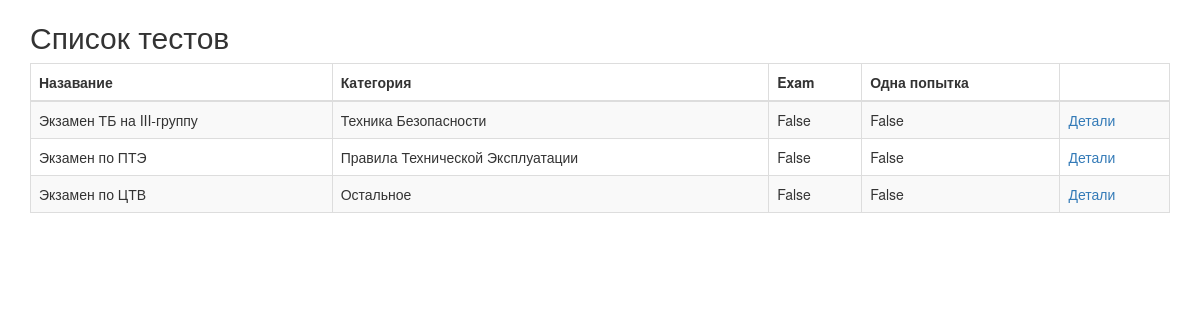
The page /quiz/list/ on the database as committed earlier.
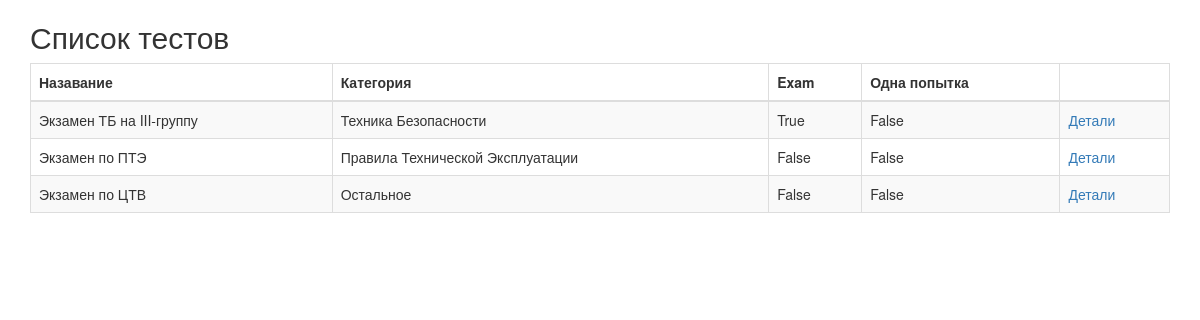
The same page on the database as committed later.
### quiz/models.py (models this page shows, shortened)
class Quiz(models.Model):
    title = models.CharField(
        verbose_name=("Название теста"),
        max_length=60, blank=False, help_text=("Введите название теста"))
    description = models.TextField(
        verbose_name=("Описание теста"),
        blank=True, help_text=("Введите описание теста"))
    url = models.SlugField(
        max_length=60, blank=False,
        help_text=("Читаемая url-ссылка для пользователя"),
        verbose_name=("user friendly url"))
    category = models.ForeignKey(
        Category, null=True, blank=True, on_delete=models.CASCADE,
        verbose_name=("Категория"))
    random_order = models.BooleanField(
        blank=False, default=True,
        verbose_name=("Случайная последовательность выдачи вопросов"),
        help_text=("Если да, показывает вопросы в случайной последовательности"))
    max_questions = models.PositiveIntegerField(
        blank=True, null=True, verbose_name=("Максимальное кол-во вопросов"),
        help_text=("Максимальное количество вопросов за одну попытку сдачи теста"))
    answers_at_end = models.BooleanField(
        blank=False, default=False,
        help_text=("Если да, после ответа пользователя на вопрос, будет показан правильный вариант"),
        verbose_name=("Правильный ответ в конце"))
    exam_paper = models.BooleanField(
        blank=False, default=False,
        help_text=("Если да, то результат каждой попытки"
                    " будет сохраняться. Необходимо для маркировки."),
        verbose_name=("Результат теста"))
    single_attempt = models.BooleanField(
        blank=False, default=False,
        help_text=("Если да, то будет разрешена только одна попытка сдачи теста."
                    " Незарегиситрированные пользователи не смогут сдать экзамен."),
        verbose_name=("Одна попытка?"))
    pass_mark = models.SmallIntegerField(
        blank=True, default=0,
        verbose_name=("Порог прохождения теста"),
        help_text=("Процент необходимый для сдачи теста"),
        validators=[MaxValueValidator(100)])
    success_text = models.TextField(
        blank=True, help_text=("Показывает введенный текст если пользователь сдал тест."),
        verbose_name=("Объявление в случае сдачи теста"))
    fail_text = models.TextField(
        verbose_name=("Объявление в случае провала теста"),
        blank=True, help_text=("Показывает введенный текст если пользователь провалил тест."))
    draft = models.BooleanField(
        blank=True, default=False,
        verbose_name=("В процессе разработки"),
        help_text=("Если да, то тест будет виден только админам."))
    class Meta:
        verbose_name = ("Тест")
        verbose_name_plural = ("Тесты")

class Category(models.Model):
    category = models.CharField(
        verbose_name=("Категория теста"),
        max_length=250, blank=True,
        unique=True, null=True)
    objects = CategoryManager()
    class Meta:
        verbose_name = ("Категория")
        verbose_name_plural = ("Категории")
    def __str__(self):
        return self.category

### quiz/views.py (the view)
class QuizListView(ListView):
    model = Quiz
    template_name = 'quiz/quiz_list.html'
    def get_queryset(self):
        queryset = super(QuizListView, self).get_queryset()
        return queryset.filter(draft=False)

### quiz/templates/quiz/quiz_list.html (shortened to what this page needs)
{% extends 'base.html' %}
{% load i18n %}
{% block content %}
<h2>{% trans "Список тестов" %}</h2>
    {% if quiz_list %}
		<table class="table table-bordered table-striped">
		  <thead>
			<tr>
			  <th>{% trans "Назавание" %}</th>
			  <th>{% trans "Категория" %}</th>
			  <th>{% trans "Exam" %}</th>
			  <th>{% trans "Одна попытка" %}</th>
			  <th></th>
			</tr>
		  </thead>
		  <tbody>
        {% for quiz in quiz_list %}
  			<tr>
			  <td>{{ quiz.title }}</td>
			  <td>{{ quiz.category }}</td>
			  <td>{{ quiz.exam_paper }}</td>
			  <td>{{ quiz.single_attempt }}</td>
			  <td>
				<a href="{% url 'quiz_start_page' slug=quiz.url %}">
				  {% trans "Детали" %}
				</a>
			</tr>
        {% endfor %}
		  </tbody>
		</table>
	{% else %}
        <p>{% trans "На данный момент нет доступных тестов" %}.</p>
    {% endif %}
{% endblock %}

Rows that differ between the two databases and show on the page:
changed Quiz "Экзамен ТБ на III-группу": exam_paper "False" → "True"
